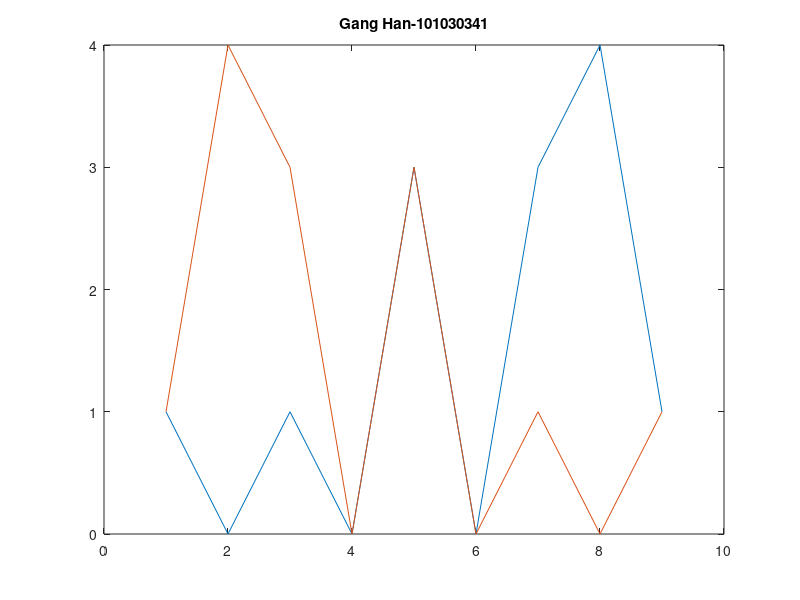

MATLAB code for this plot:
clear
clc
Student_Number =[1,0,1,0,3,0,3,4,1];
f=Student_Number';
b=f(9:-1:1);
U=[f,b]
x=(1:9)
plot(x,U)
title('Gang Han-101030341')
disp(strcat('image saved as',pwd,'\m2.png'));
saveas(gcf,'m2.png')

%a
disp('a)')
U*U'

%b
disp('b)')
U'*U

%c
disp('c)')
U.^2
